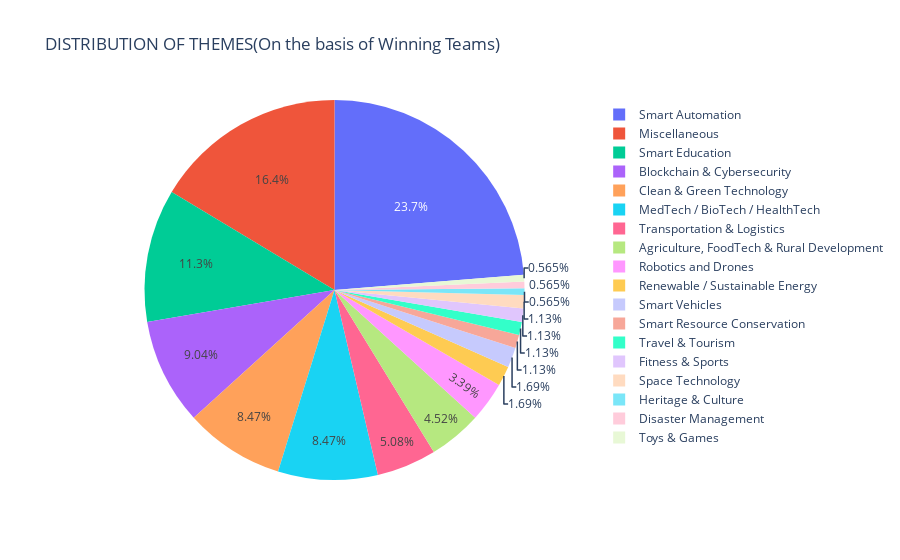

The cell this chart's notebook holds for it:
### Code cell
winning_teams = merged_data[merged_data['WINNING STATUS'] == 'Winner']
theme_winning_counts = winning_teams['Theme'].value_counts()

fig = px.pie(
    names=theme_winning_counts.index,
    values=theme_winning_counts.values,
    title='DISTRIBUTION OF THEMES(On the basis of Winning Teams)')
fig.show()

### Figure 1 — Plotly figure (JSON) as saved in the notebook; plotly's stock layout.template omitted (floating-point values rounded to 4 significant figures)
{"data": [{"domain": {"x": [0, 1], "y": [0, 1]}, "hovertemplate": "label=%{label}<br>value=%{value}<extra></extra>", "labels": ["Smart Automation", "Miscellaneous", "Smart Education", "Blockchain & Cybersecurity", "Clean & Green Technology", "MedTech / BioTech / HealthTech", "Transportation & Logistics", "Agriculture, FoodTech & Rural Development", "Robotics and Drones", "Renewable / Sustainable Energy", "Smart Vehicles", "Smart Resource Conservation", "Travel & Tourism", "Fitness & Sports", "Space Technology", "Heritage & Culture", "Disaster Management", "Toys & Games"], "legendgroup": "", "name": "", "showlegend": true, "type": "pie", "values": [42, 29, 20, 16, 15, 15, 9, 8, 6, 3, 3, 2, 2, 2, 2, 1, 1, 1]}], "layout": {"legend": {"tracegroupgap": 0}, "title": {"text": "DISTRIBUTION OF THEMES(On the basis of Winning Teams)"}}}
